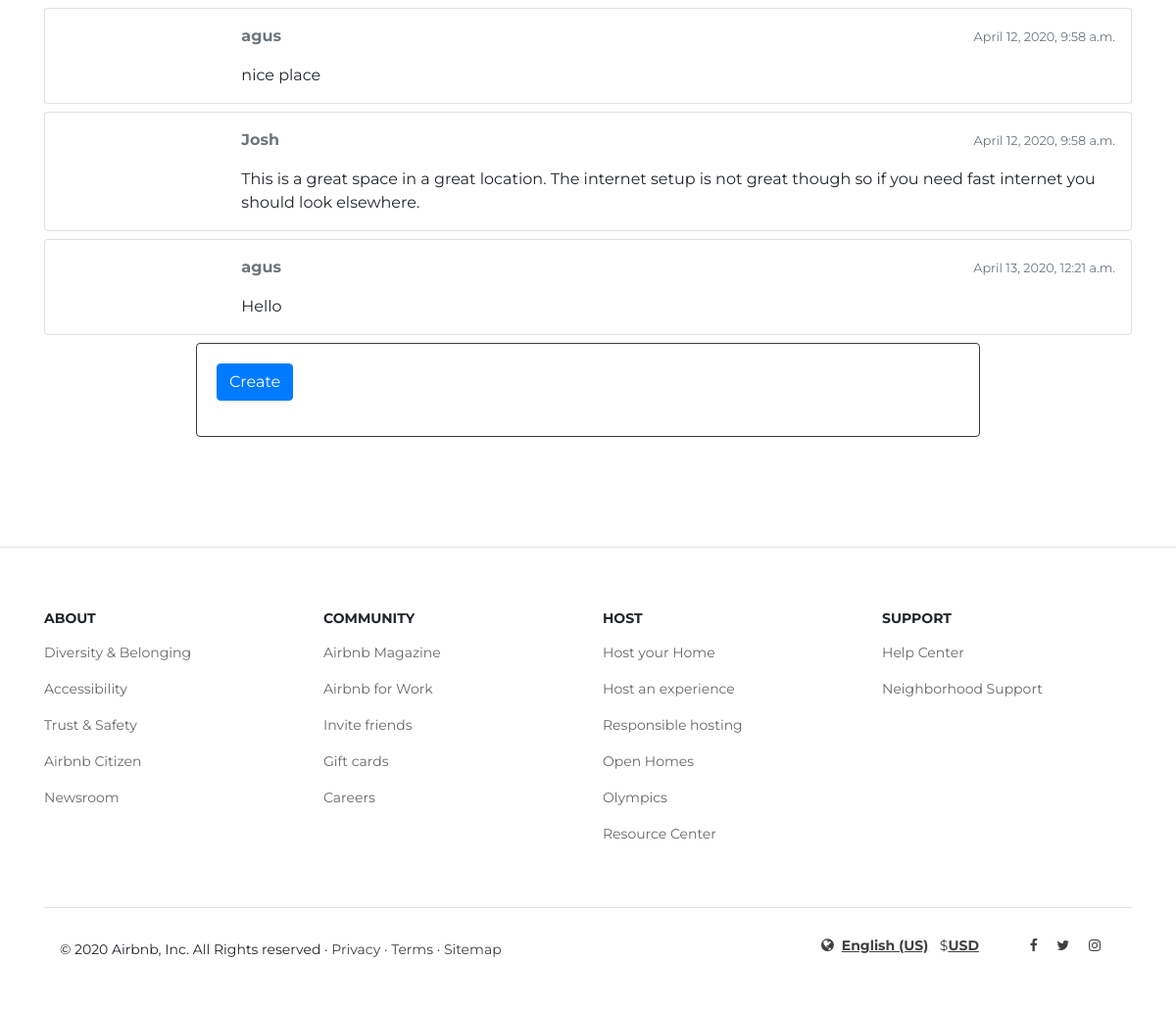
The app's page /rooms/3/review/ (signed in, lower part), older data.
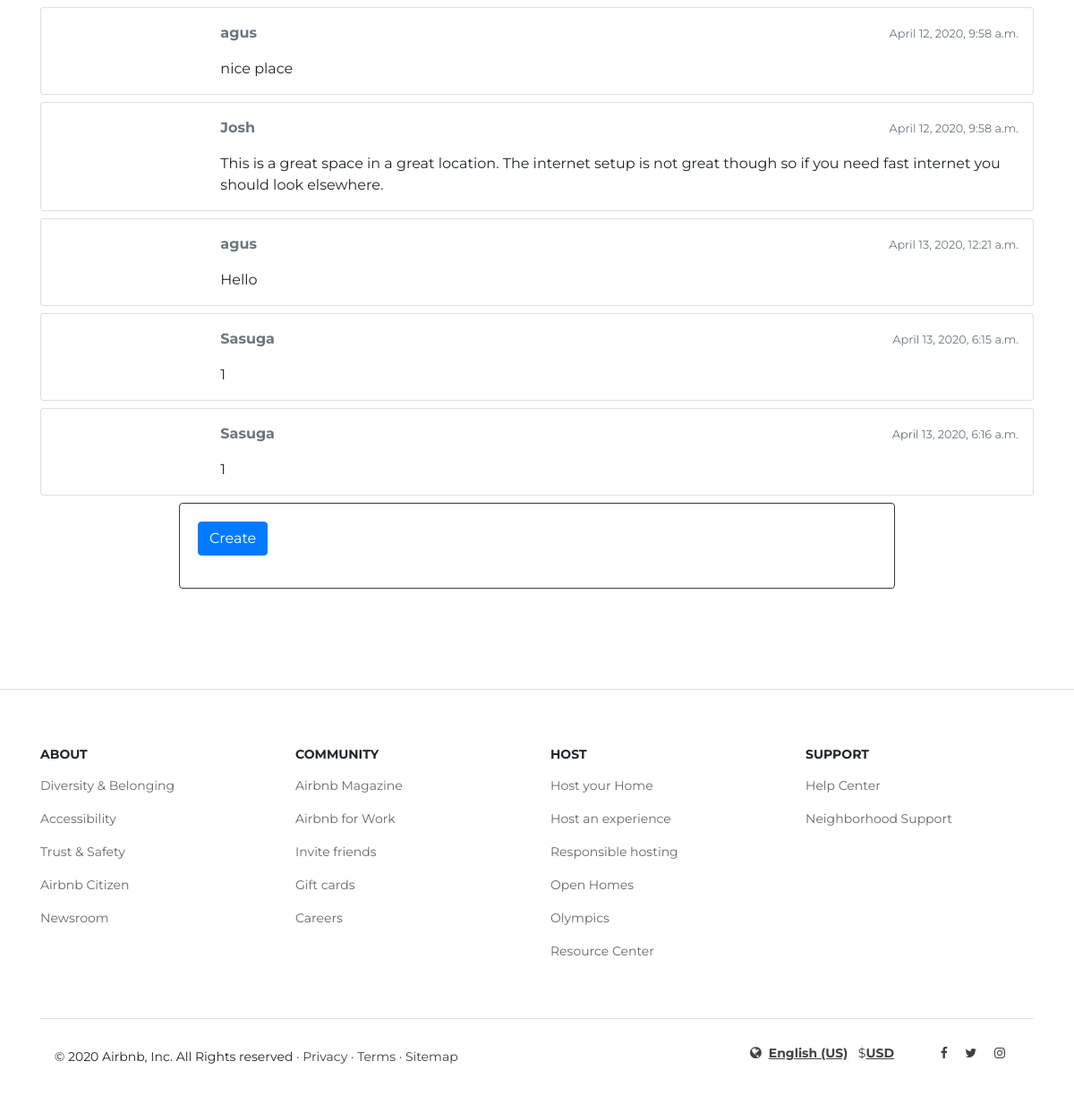
The same page, newer data.
### container/models.py (models this page shows, shortened)
class Reviews(models.Model):
    property_id = models.ForeignKey(
        Dwelling, on_delete=models.CASCADE, related_name="property_reviews", default=1)
    name = models.CharField(max_length=80)
    comment = models.TextField(max_length=4000)
    rating = models.CharField(max_length=10)
    created_at = models.DateTimeField(auto_now=True, auto_now_add=False)
    updated_at = models.DateTimeField(auto_now=False, auto_now_add=True)
    active = models.BooleanField(default=False)
    class Meta:
        ordering = ['created_at']

### container/views.py (the view)
@login_required(login_url='accounts:login')
def new_review(request, pk):
    review = Reviews.objects.all()
    review_set = []
    for i in range(len(review)):
        if review[i].property_id.id == pk:
            review_set.append(review[i])
    form = NewReview(request.POST)
    if form.is_valid():
        instance = form.save(commit=False)
        instance.user = request.user
        instance.save()
    return render(request, 'container/new_review.html', {'review': review_set})

### container/templates/container/new_review.html (shortened to what this page needs)
{%extends '../base_final.html'%} {%load static%}
{%block title%} Reviews {%endblock%} {% block stylesheet %}
<link rel="stylesheet" href="{% static 'css/rooms.css' %}" />
{% endblock %}
{%block content%}
<div class="create-app">
  <div class="container my-5 py-5">
    {% for rev in review %}
    <div class="card mb-2">
      <div class="card-body p-3">
        <div class="row">
          <div class="col-2">
          </div>
          <div class="col-10">
            <div class="row mb-3">
              <div class="col-6">
                <strong class="text-muted">{{ rev.name }}</strong>
              </div>
              <div class="col-6 text-right">
                <small class="text-muted">{{ rev.created_at }}</small>
              </div>
            </div>
            {{ rev.comment }}
          </div>
        </div>
      </div>
    </div>
    {% endfor %}
    <div class="container d-flex text-align-center justify-content-center">
      <div class="card border-dark mb-3" style="width: 50rem;">
        <div class="card-body text-dark">
          <form method="POST" action="">
            <div class="form-group">
              <input class="btn btn-primary" type="submit" value="Create" />
            </div>
          </form>
        </div>
      </div>
    </div>
    {%endblock%} {%block javascript%} {%endblock%}

Row changes from the older to the newer data that the page shows:
added Reviews: name "Sasuga", created_at "April 13, 2020, 6:15 a.m.", comment "1"
added Reviews: name "Sasuga", created_at "April 13, 2020, 6:16 a.m.", comment "1"
